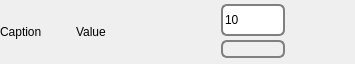
<?xml version="1.0" encoding="UTF-8"?>
<ui version="4.0">
 <class>ControlFrame</class>
 <widget class="QFrame" name="ControlFrame">
  <property name="geometry">
   <rect>
    <x>0</x>
    <y>0</y>
    <width>355</width>
    <height>64</height>
   </rect>
  </property>
  <property name="windowTitle">
   <string>Frame</string>
  </property>
  <property name="styleSheet">
   <string notr="true">QPushButton#mButtonInc{
	image: url(:/img/button_add.png);
	border: none;
}
QPushButton#mButtonInc:pressed{
	image: url(:/img/button_add_.png); 
	border: none;
}

QPushButton#mButtonDec{
	image: url(:/img/button_del.png);
	border: none;
}
QPushButton#mButtonDec:pressed{
	image: url(:/img/button_del_.png);
	border: none;
}
QSpinBox,QPushButton#mButtonColor{
	border: 2px solid grey;
	border-radius: 6px; 
}</string>
  </property>
  <layout class="QHBoxLayout" name="horizontalLayout">
   <property name="leftMargin">
    <number>0</number>
   </property>
   <property name="topMargin">
    <number>0</number>
   </property>
   <property name="rightMargin">
    <number>0</number>
   </property>
   <property name="bottomMargin">
    <number>0</number>
   </property>
   <item>
    <widget class="QLabel" name="mLabelCption">
     <property name="minimumSize">
      <size>
       <width>64</width>
       <height>0</height>
      </size>
     </property>
     <property name="text">
      <string>Caption</string>
     </property>
    </widget>
   </item>
   <item>
    <widget class="QLabel" name="mLabelValue">
     <property name="minimumSize">
      <size>
       <width>64</width>
       <height>0</height>
      </size>
     </property>
     <property name="toolTip">
      <string>Sensor value</string>
     </property>
     <property name="text">
      <string>Value</string>
     </property>
    </widget>
   </item>
   <item>
    <widget class="QPushButton" name="mButtonDec">
     <property name="minimumSize">
      <size>
       <width>64</width>
       <height>64</height>
      </size>
     </property>
     <property name="maximumSize">
      <size>
       <width>64</width>
       <height>64</height>
      </size>
     </property>
     <property name="styleSheet">
      <string notr="true"/>
     </property>
    </widget>
   </item>
   <item>
    <widget class="QFrame" name="frame">
     <property name="maximumSize">
      <size>
       <width>64</width>
       <height>64</height>
      </size>
     </property>
     <property name="frameShape">
      <enum>QFrame::NoFrame</enum>
     </property>
     <property name="frameShadow">
      <enum>QFrame::Raised</enum>
     </property>
     <layout class="QVBoxLayout" name="verticalLayout">
      <property name="spacing">
       <number>0</number>
      </property>
      <property name="leftMargin">
       <number>0</number>
      </property>
      <property name="topMargin">
       <number>0</number>
      </property>
      <property name="rightMargin">
       <number>0</number>
      </property>
      <property name="bottomMargin">
       <number>0</number>
      </property>
      <item>
       <widget class="QSpinBox" name="mSpinDistance">
        <property name="minimumSize">
         <size>
          <width>64</width>
          <height>32</height>
         </size>
        </property>
        <property name="maximumSize">
         <size>
          <width>64</width>
          <height>32</height>
         </size>
        </property>
        <property name="toolTip">
         <string>Value</string>
        </property>
        <property name="frame">
         <bool>true</bool>
        </property>
        <property name="buttonSymbols">
         <enum>QAbstractSpinBox::NoButtons</enum>
        </property>
        <property name="suffix">
         <string/>
        </property>
        <property name="maximum">
         <number>255</number>
        </property>
        <property name="value">
         <number>10</number>
        </property>
       </widget>
      </item>
      <item>
       <widget class="QPushButton" name="mButtonColor">
        <property name="toolTip">
         <string>Color selection</string>
        </property>
        <property name="text">
         <string/>
        </property>
       </widget>
      </item>
     </layout>
    </widget>
   </item>
   <item>
    <widget class="QPushButton" name="mButtonInc">
     <property name="minimumSize">
      <size>
       <width>64</width>
       <height>64</height>
      </size>
     </property>
     <property name="maximumSize">
      <size>
       <width>64</width>
       <height>64</height>
      </size>
     </property>
     <property name="toolTip">
      <string/>
     </property>
     <property name="styleSheet">
      <string notr="true"/>
     </property>
     <property name="text">
      <string/>
     </property>
    </widget>
   </item>
  </layout>
 </widget>
 <resources/>
 <connections/>
</ui>
